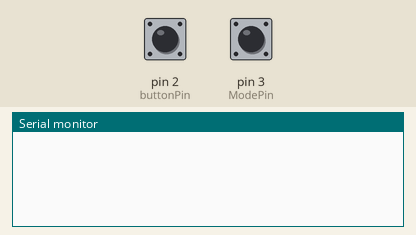
Recording of a sketch running on a simulated Arduino Uno, built with avr-gcc and run on an emulated ATmega328P. On the bench: the last lines printed to the serial monitor. The test bench sets the inputs (shaded band); at power-on: pin 2 (buttonPin) HIGH, pin 3 (ModePin) HIGH.

Above: at 1.2 s.
1.3 s: pin 2 (buttonPin) pulled LOW for 0.15 s
At 2.3 s:
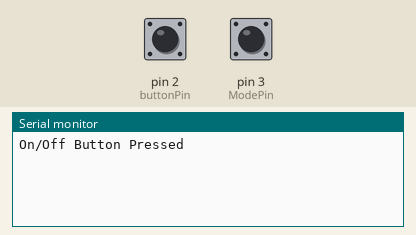
2.9 s: pin 3 (ModePin) pulled LOW for 0.15 s
At 3.5 s:
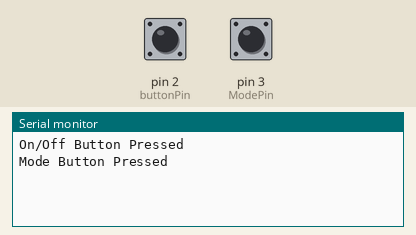

Measured:
- after the input at 1.3 s, the serial monitor: prints a new line after 0.05 s (image 1)
- after the input at 2.9 s, the serial monitor: prints a new line after 0.05 s (image 2)

The sketch:

debug.ino
```cpp
const int buttonPin = 2;  // Pin for On/Off button
const int ModePin = 3;    // Pin for Mode button

unsigned long lastButtonPress = 0; // Last button press timestamp
unsigned long debounceDelay = 50; // Debounce delay in milliseconds
int buttonState = HIGH;           // Current state of the On/Off button
int lastButtonState = HIGH;       // Last state of the On/Off button
int modeState = HIGH;             // Current state of the Mode button
int lastModeState = HIGH;         // Last state of the Mode button

void setup() {
  pinMode(buttonPin, INPUT_PULLUP); // Configure On/Off button with pull-up
  pinMode(ModePin, INPUT_PULLUP);   // Configure Mode button with pull-up
  Serial.begin(9600);              // For debugging
}

void loop() {
  unsigned long currentMillis = millis(); // Get current time

  // On/Off Button
  int readingButton = digitalRead(buttonPin); // Read On/Off button state
  if (readingButton != lastButtonState) {    // If state has changed
    lastButtonPress = currentMillis;         // Reset debounce timer
  }
  if ((currentMillis - lastButtonPress) > debounceDelay) {
    if (readingButton == LOW && buttonState == HIGH) { // Detect press
      Serial.println("On/Off Button Pressed");
      buttonState = LOW; // Update button state
    }
    else if (readingButton == HIGH && buttonState == LOW) { // Detect release
      buttonState = HIGH; // Update button state
    }
  }
  lastButtonState = readingButton; // Update last state

  // Mode Button
  int readingMode = digitalRead(ModePin); // Read Mode button state
  if (readingMode != lastModeState) {     // If state has changed
    lastButtonPress = currentMillis;      // Reset debounce timer
  }
  if ((currentMillis - lastButtonPress) > debounceDelay) {
    if (readingMode == LOW && modeState == HIGH) { // Detect press
      Serial.println("Mode Button Pressed");
      modeState = LOW; // Update mode state
    }
    else if (readingMode == HIGH && modeState == LOW) { // Detect release
      modeState = HIGH; // Update mode state
    }
  }
  lastModeState = readingMode; // Update last state
}
```
